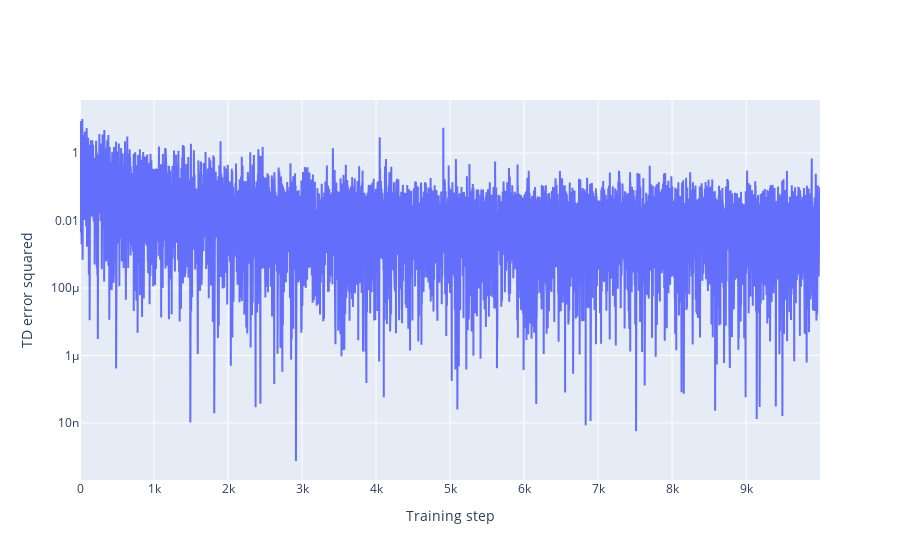

Source (notebook cell):
### Code cell
go.Figure(
    layout=dict(xaxis_title="Training step", yaxis_title="TD error squared", yaxis_type="log"),
    data=[go.Scatter(y=[error ** 2 for error in experiment.td_errors])]
)

### Figure 1 — Plotly figure (JSON) as saved in the notebook; plotly's stock layout.template omitted (floating-point values rounded to 4 significant figures; data arrays with more than 128 entries replaced by an {"elided": "..."} marker saying what was removed)
{"data": [{"type": "scatter", "y": {"elided": "10000 float values"}}], "layout": {"xaxis": {"title": {"text": "Training step"}}, "yaxis": {"title": {"text": "TD error squared"}, "type": "log"}}}
